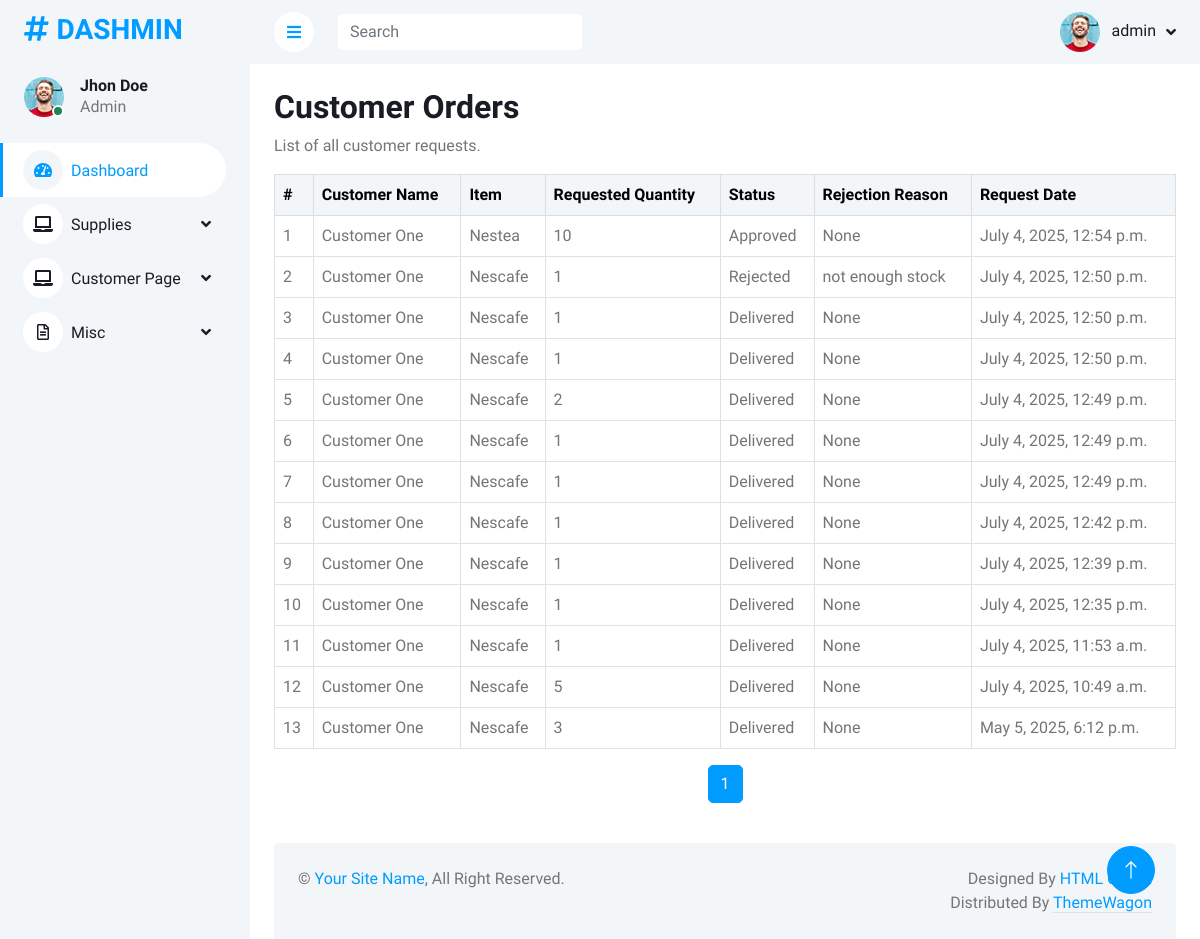
Screenshot of /supply/requests/all/ (signed in) with the database file from the repository.
### supply/models.py (models this page shows, shortened)
class User(AbstractUser):
    USER_TYPE_CHOICES = [
        ('customer', 'Customer'),
        ('supply_manager', 'Supply Manager'),
        ('admin', 'Administrator'), # Example
    ]
    user_type = models.CharField(max_length=20, choices=USER_TYPE_CHOICES, default='customer')
    contact_number = models.CharField(max_length=15, blank=True, null=True)
    address = models.TextField(blank=True, null=True)
    objects = UserManager()
    customers = CustomerManager()
    supply_managers = SupplyManagerManager()
    email = models.EmailField(unique=True) # Example: making email unique

class SupplyItem(models.Model):
    STATUS_CHOICES = [
        ('active', 'Active'),
        ('inactive', 'Inactive'),
        ('archived', 'Archived'),
    ]
    AVAILABILITY_CHOICES = [
        ('Available', 'Available'),
        ('Low Stock', 'Low in Supply'),
        ('Out of Stock', 'Out of Supply')
    ]
    item_id = models.AutoField(primary_key=True)
    item_name = models.CharField(max_length=200)
    item_code = models.CharField(max_length=100, unique=True)
    category = models.ForeignKey(Category, on_delete=models.SET_NULL, null=True, blank=True)  # Updated field
    description = models.TextField(blank=True)
    quantity_in_stock = models.IntegerField(default=0)
    reorder_level = models.IntegerField(default=0)
    unit_of_measure = models.CharField(max_length=50)
    location = models.CharField(max_length=100, blank=True)
    unit_price = models.DecimalField(max_digits=10, decimal_places=2)
    currency = models.CharField(max_length=10, default='USD')
    supplier = models.ForeignKey(Supplier, on_delete=models.SET_NULL, null=True, blank=True)
    last_purchase_date = models.DateField(null=True, blank=True)
    last_supplier_price = models.DecimalField(max_digits=10, decimal_places=2, null=True, blank=True)
    preferred_supplier = models.BooleanField(default=False)
    added_by = models.ForeignKey(
        settings.AUTH_USER_MODEL, # Use settings
        on_delete=models.SET_NULL,
        null=True,
        blank=True,
        related_name='added_supply_items' # Add related_name
    )
    date_added = models.DateTimeField(auto_now_add=True)
    last_updated = models.DateTimeField(auto_now=True)
    added_by = models.ForeignKey('User', on_delete=models.SET_NULL, null=True, blank=True)
    status = models.CharField(max_length=10, choices=STATUS_CHOICES, default='active')
    availability = models.CharField(choices=AVAILABILITY_CHOICES, default='Available')
    barcode = models.CharField(max_length=100, blank=True)
    image = models.ImageField(upload_to='supply_images/', blank=True, null=True)
    expiration_date = models.DateField(null=True, blank=True)
    tags = models.CharField(max_length=200, blank=True)

### customer/models.py (models this page shows, shortened)
class CustomerRequest(models.Model):
    supply_item = models.ForeignKey(
        SupplyItem,
        on_delete=models.CASCADE,
        related_name='customer_requests'
    )
    customer = models.ForeignKey(
        settings.AUTH_USER_MODEL,
        on_delete=models.CASCADE,
        related_name='requests'
    )
    requested_quantity = models.IntegerField()
    request_date = models.DateTimeField(auto_now_add=True)
    status = models.CharField(
        max_length=20,
        choices=[
            ('pending', 'Pending'),
            ('approved', 'Approved'),
            ('rejected', 'Rejected'),
            ('delivered', 'Delivered'),
        ],
        default='pending'
    )
    rejection_reason = models.TextField(blank=True, null=True)
    performed_by = models.ForeignKey(
        settings.AUTH_USER_MODEL,
        on_delete=models.SET_NULL,
        null=True,
        blank=True,
        related_name='performed_customer_requests' # Add related_name to avoid clash
    )

### supply/views.py (the view)
# urls.py: path('requests/all/', views.CustomerRequestAllListView.as_view(), name='request_all_list'),
class CustomerRequestAllListView(ManagerAccessMixin, ListView): # Renamed for clarity
    model = CustomerRequest
    template_name = 'supply/manager/request_all_list.html' # New template path
    context_object_name = 'customer_requests'
    paginate_by = 20
    def get_queryset(self):
        return CustomerRequest.objects.all().order_by('-request_date')
    def get_context_data(self, **kwargs):
        context = super().get_context_data(**kwargs)
        context['page_title'] = "All Customer Requests"
        context['rejection_form'] = RejectionReasonForm()
        return context

### customer/forms.py
class RejectionReasonForm(forms.ModelForm):
    class Meta:
        model = CustomerRequest
        fields = ['rejection_reason']
        widgets = {
            'rejection_reason': forms.Textarea(attrs={'class': 'form-control', 'rows': 3, 'placeholder': 'Enter reason for rejection'}),
        }

### supply/views.py (called while the page is built)
def is_supplier_manager(user):
    return user.is_authenticated and (user.is_superuser or user.groups.filter(name='Supply Manager').exists())

    def test_func(self):
        return is_supplier_manager(self.request.user)

### supply/templates/supply/manager/request_all_list.html (shortened to what this page needs)
{% extends "supply/base/base.html" %}
{% block content %}
<div class="container-fluid pt-4 px-4">
    <div class="row">
        <div class="col-12">
            <h2>Customer Orders</h2>
            <p>List of all customer requests.</p>
        </div>
    </div>
    <div class="row">
        <div class="col-12">
            <div class="table-responsive">
                <table class="table table-bordered table-hover align-middle">
                    <thead class="table-light">
                        <tr>
                            <th>#</th>
                            <th>Customer Name</th>
                            <th>Item</th>
                            <th>Requested Quantity</th>
                            <th>Status</th>
                            <th>Rejection Reason</th>
                            <th>Request Date</th>
                        </tr>
                    </thead>
                    <tbody>
                        {% for request in customer_requests %}
                        <tr>
                            <td>{{ forloop.counter }}</td>
                            <td>{{ request.customer.get_full_name }}</td>
                            <td>{{ request.supply_item.item_name }}</td>
                            <td>{{ request.requested_quantity }}</td>
                            <td>{{ request.get_status_display }}</td>
                            <td>{{ request.rejection_reason }}</td>
                            <td>{{ request.request_date }}</td>
                        </tr>
                        {% empty %}
                        <tr>
                            <td colspan="6" class="text-center">No customer orders found.</td>
                        </tr>
                        {% endfor %}
                    </tbody>
                </table>
            </div>
        </div>
    </div>
    <div class="pagination-container">
        <nav aria-label="Page navigation">
            <ul class="pagination justify-content-center">
                {% for num in paginator.page_range %}
                    {% if page_obj.number == num %}
                        <li class="page-item active"><span class="page-link">{{ num }}</span></li>
                    {% elif num > page_obj.number|add:'-3' and num < page_obj.number|add:'3' %}
                        <li class="page-item"><a class="page-link" href="?page={{ num }}">{{ num }}</a></li>
                    {% endif %}
                {% endfor %}
            </ul>
        </nav>
    </div>
</div>
{% endblock content %}

### supply/templates/supply/base/navbar.html (shortened to what this page needs)
{% load static %}
<nav class="navbar navbar-expand bg-light navbar-light sticky-top px-4 py-0">
    <a href="#" class="sidebar-toggler flex-shrink-0">
        <i class="fa fa-bars"></i>
    </a>
    <form class="d-none d-md-flex ms-4">
        <input class="form-control border-0" type="search" placeholder="Search">
    </form>
    <div class="navbar-nav align-items-center ms-auto d-flex">
        <div class="nav-item dropdown">
            {% if user.is_authenticated %}
            <a href="#" class="nav-link dropdown-toggle" data-bs-toggle="dropdown">
                <img class="rounded-circle me-lg-2" src="{% static 'img/user.jpg' %}" alt="" style="width: 40px; height: 40px;">
                <span class="d-none d-lg-inline-flex">{{ user.username }}</span>
            </a>
            {% else %}
                <a href="{% url 'login' %}" class="nav-link">Login</a>
            {% endif %}
        </div>
    </div>
</nav>

### static/css/style.css (style rules this page uses)
:root { --primary: #009CFF; --light: #F3F6F9; --dark: #191C24; }
.content .navbar .navbar-nav .nav-link { margin-left: 25px; padding: 12px 0; color: var(--dark); outline: none; }
.content .navbar .sidebar-toggler, .content .navbar .navbar-nav .nav-link i { width: 40px; height: 40px; display: inline-flex; align-items: center; justify-content: center; background: #FFFFFF; border-radius: 40px; }
.content .navbar .dropdown-toggle::after { margin-left: 6px; vertical-align: middle; border: none; content: "\f107"; font-family: "Font Awesome 5 Free"; font-weight: 900; transition: .5s; }

### rows the page displays
User: username "admin"
CustomerRequest: customer.get_full_name "Customer One", supply_item.item_name "Nestea", requested_quantity "10", status "Approved", rejection_reason "None", request_date "July 4, 2025, 12:54 p.m."
CustomerRequest: customer.get_full_name "Customer One", supply_item.item_name "Nescafe", requested_quantity "1", status "Rejected", rejection_reason "not enough stock", request_date "July 4, 2025, 12:50 p.m."
CustomerRequest: customer.get_full_name "Customer One", supply_item.item_name "Nescafe", requested_quantity "1", status "Delivered", rejection_reason "None", request_date "July 4, 2025, 12:50 p.m."
CustomerRequest: customer.get_full_name "Customer One", supply_item.item_name "Nescafe", requested_quantity "1", status "Delivered", rejection_reason "None", request_date "July 4, 2025, 12:50 p.m."
CustomerRequest: customer.get_full_name "Customer One", supply_item.item_name "Nescafe", requested_quantity "2", status "Delivered", rejection_reason "None", request_date "July 4, 2025, 12:49 p.m."
CustomerRequest: customer.get_full_name "Customer One", supply_item.item_name "Nescafe", requested_quantity "1", status "Delivered", rejection_reason "None", request_date "July 4, 2025, 12:49 p.m."
CustomerRequest: customer.get_full_name "Customer One", supply_item.item_name "Nescafe", requested_quantity "1", status "Delivered", rejection_reason "None", request_date "July 4, 2025, 12:49 p.m."
CustomerRequest: customer.get_full_name "Customer One", supply_item.item_name "Nescafe", requested_quantity "1", status "Delivered", rejection_reason "None", request_date "July 4, 2025, 12:42 p.m."
CustomerRequest: customer.get_full_name "Customer One", supply_item.item_name "Nescafe", requested_quantity "1", status "Delivered", rejection_reason "None", request_date "July 4, 2025, 12:39 p.m."
CustomerRequest: customer.get_full_name "Customer One", supply_item.item_name "Nescafe", requested_quantity "1", status "Delivered", rejection_reason "None", request_date "July 4, 2025, 12:35 p.m."
CustomerRequest: customer.get_full_name "Customer One", supply_item.item_name "Nescafe", requested_quantity "1", status "Delivered", rejection_reason "None", request_date "July 4, 2025, 11:53 a.m."
CustomerRequest: customer.get_full_name "Customer One", supply_item.item_name "Nescafe", requested_quantity "5", status "Delivered", rejection_reason "None", request_date "July 4, 2025, 10:49 a.m."
CustomerRequest: customer.get_full_name "Customer One", supply_item.item_name "Nescafe", requested_quantity "3", status "Delivered", rejection_reason "None", request_date "May 5, 2025, 6:12 p.m."

### other values shown
{{ num }} "1"
